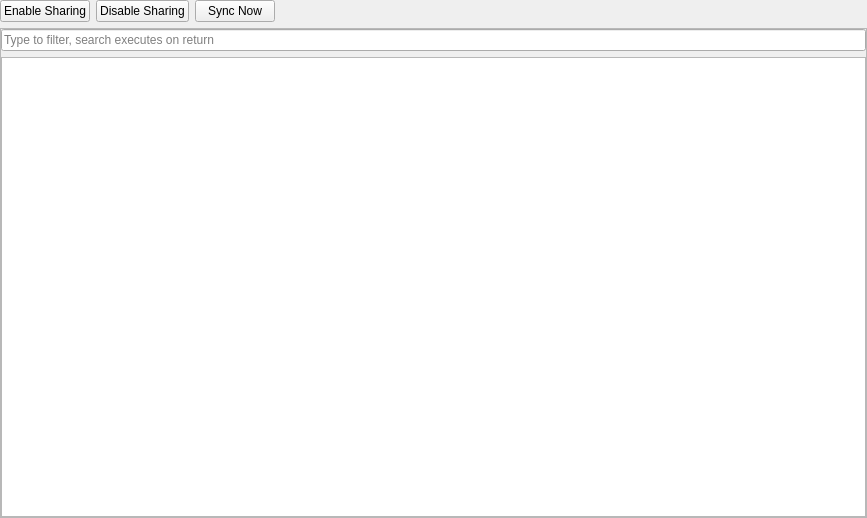
<?xml version="1.0" encoding="UTF-8"?>
<ui version="4.0">
 <class>Shared</class>
 <widget class="QWidget" name="Shared">
  <property name="geometry">
   <rect>
    <x>0</x>
    <y>0</y>
    <width>867</width>
    <height>518</height>
   </rect>
  </property>
  <property name="windowTitle">
   <string>Form</string>
  </property>
  <layout class="QVBoxLayout" name="verticalLayout_2">
   <property name="spacing">
    <number>6</number>
   </property>
   <property name="margin">
    <number>0</number>
   </property>
   <item>
    <layout class="QHBoxLayout" name="horizontalLayout">
     <item>
      <widget class="QPushButton" name="pbEnable">
       <property name="text">
        <string>Enable Sharing</string>
       </property>
      </widget>
     </item>
     <item>
      <widget class="QPushButton" name="pbDisable">
       <property name="text">
        <string>Disable Sharing</string>
       </property>
      </widget>
     </item>
     <item>
      <widget class="QPushButton" name="pbSync">
       <property name="text">
        <string>Sync Now</string>
       </property>
      </widget>
     </item>
     <item>
      <widget class="QLabel" name="lblMessage">
       <property name="text">
        <string/>
       </property>
      </widget>
     </item>
     <item>
      <spacer name="horizontalSpacer">
       <property name="orientation">
        <enum>Qt::Horizontal</enum>
       </property>
       <property name="sizeHint" stdset="0">
        <size>
         <width>40</width>
         <height>20</height>
        </size>
       </property>
      </spacer>
     </item>
    </layout>
   </item>
   <item>
    <widget class="QFrame" name="frame">
     <property name="frameShape">
      <enum>QFrame::StyledPanel</enum>
     </property>
     <property name="frameShadow">
      <enum>QFrame::Raised</enum>
     </property>
     <layout class="QVBoxLayout" name="verticalLayout">
      <property name="spacing">
       <number>6</number>
      </property>
      <property name="margin">
       <number>0</number>
      </property>
      <item>
       <widget class="QLineEdit" name="leFilter">
        <property name="placeholderText">
         <string>Type to filter, search executes on return</string>
        </property>
       </widget>
      </item>
      <item>
       <widget class="QTableWidget" name="twTerms">
        <property name="editTriggers">
         <set>QAbstractItemView::NoEditTriggers</set>
        </property>
        <property name="alternatingRowColors">
         <bool>true</bool>
        </property>
        <property name="selectionMode">
         <enum>QAbstractItemView::SingleSelection</enum>
        </property>
        <property name="selectionBehavior">
         <enum>QAbstractItemView::SelectRows</enum>
        </property>
       </widget>
      </item>
     </layout>
    </widget>
   </item>
  </layout>
 </widget>
 <resources/>
 <connections/>
</ui>
